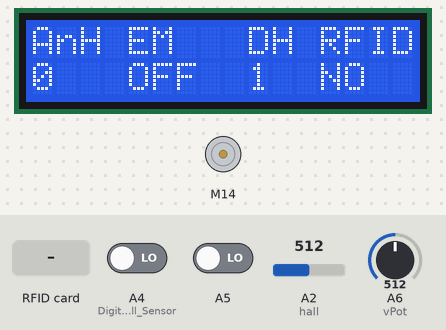
Recording of a sketch running on a simulated Arduino Nano, built with avr-gcc and run on an emulated ATmega328P. On the bench: 16×2 character LCD, DC motor (green arrow = forward, orange = backward, longer = faster). The test bench sets the inputs (shaded band); at power-on: A5 LOW, A6 (vPot) = 512, A2 (hall) = 512, A4 (Digital_Hall_Sensor) LOW.

Above: at 8.1 s.
8.2 s: RFID card 5E 7A 19 C4 held to the reader
At 9.0 s:
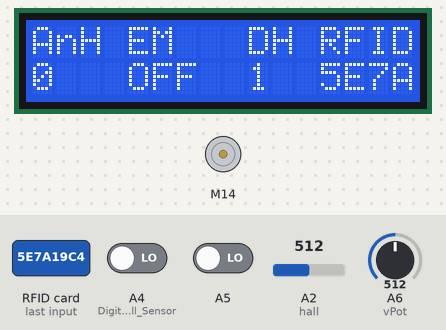
10.7 s: A5 driven HIGH
At 11.9 s:
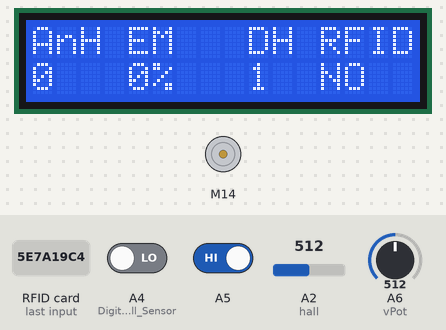
12.2 s: A6 (vPot) set to 716
At 13.3 s:
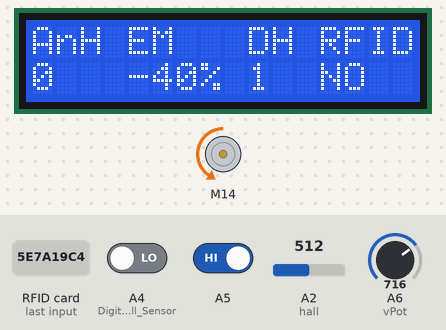
13.7 s: A2 (hall) set to 716
At 14.4 s:
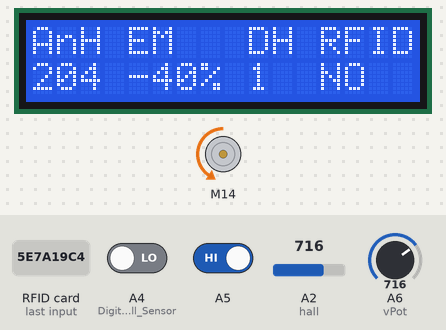
16.7 s: RFID card 5E 7A 19 C4 held to the reader
At 17.3 s:
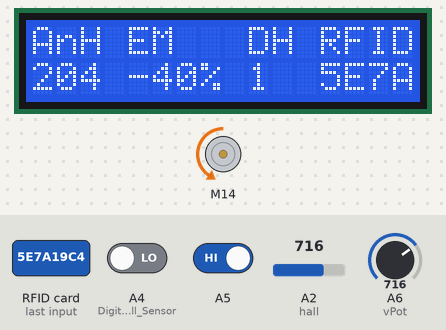
19.2 s: A6 (vPot) set to 900
At 19.9 s:
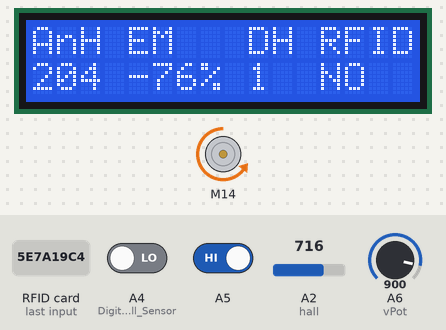
Timing chart, 0 to 21.7 s (numbered marks = the images above; inputs shaded):
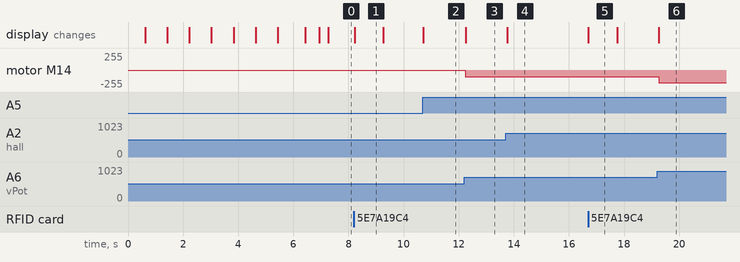

The sketch:

MDR_TestBench_Demo.ino
```cpp
/*
Arduino Code for TestBench
Connections Defined
Sample Codes used from library examples

LCD Outputs
AnH  Analog Hall Sensor Reading Value  -512 to +512 (Analog Read Value from calibrated “0”G value)
EM  Electromagnet Settings  OFF / 100% to -100% (Electromagnet Power +/- Polarity)
DH  Digital Hall Sensor Value 0 – Magnet Not Present / 1 – Magnet Present
RFID  RFID Tag Unique ID  UID Number of RFID Tag Present

Arduino Nano  MCU for Testbench. Connect sensors, motor controllers, switches, and LCD.
LCD Screen  Display hall sensor values, motor controller settings, and RFID output.
Potentiometer Controls output strength of Motor Controller for Electromagnet
Switch  Turns Electromagnet ON/OFF
12v Power 12v power input. Required for Electromagnet. Can also power the whole system .
5v Power  Power for whole system except Electromagnet.
Arm Electromagnet and RFID reader attached. Allows for free movement to mimic gantry.

*/

#include <LiquidCrystal.h>
#include <SparkFun_TB6612.h>

//LCD Connection
#define rs A3
#define en 8
#define d4 4
#define d5 5
#define d6 6
#define d7 7
LiquidCrystal lcd(rs, en, d4, d5, d6, d7);

//Analog Hall SENSOR
#define hall A2
int sensorValue;
int calibrate;

//Motor Controller
#define SW A5
#define AIN1 A0
#define AIN2 A1
#define PWMA 3
#define STBY 2
int PWR;
const int offsetA = 1;
Motor motor = Motor(AIN1, AIN2, PWMA, offsetA, STBY);
int driveStrength;  //MAX 255
#define vPot A6   //Electromagnet Power Control
#define EM_Switch A4  //Activate/Deactivate Electromagnet

// RFID
#include <SPI.h>
#include <MFRC522.h>
#define SS_PIN 10
#define RST_PIN 9
byte readCard[4];
String tagID = "";
MFRC522 mfrc522(SS_PIN, RST_PIN);

void setup() {
  pinMode(A4,INPUT); //Digital Hall Sensor
  SPI.begin();       // Initialize SPI bus
  mfrc522.PCD_Init(); // Initialize MFRC522

//Initialize LCD
  lcd.begin(16, 2);
  lcd.print("Team10 Testbench");
  delay(500);
  lcd.clear();

// Calibration Sequence Wait 4 Secs to Calibrate
  lcd.print("Calibrate HALL");
  lcd.setCursor(0,1);
  lcd.print("Remove Magnets");
  delay(800);

  lcd.clear();
  lcd.print("Remove Magnets");
  lcd.setCursor(0,1);
  lcd.print("Calibrating...");

  int var=4;
  while (var > -1) {
  //Countdown
  lcd.setCursor(15,1);
  lcd.print(var);
  var--;
  delay(800);
}
  //Calibrate so that if no Magnet Present, Reading should be 0
  calibrate = analogRead(hall);
  lcd.clear();
  lcd.print("Calibrated");
  lcd.setCursor(3,1);
  lcd.print(calibrate);
  delay(1000);
  lcd.clear();
  lcd.print("Ready");
  delay(500);
  lcd.clear();

}

void loop() {

  //Digital hall Sensor Read
  int halle;
  halle=digitalRead(A4);
  //Potentiometer Value
  int pot;
  pot = analogRead(vPot)/2;

  //Calculate EM drivestrength from POT
  driveStrength = (256-pot);
  if (driveStrength == 256){
    driveStrength = 255;
    }
  //Hall Sensor Read and Display
  sensorValue = analogRead(hall);
  lcd.setCursor(0,1);
  lcd.print("    ");
  lcd.setCursor(0,1);
  lcd.print(sensorValue-calibrate);
  lcd.setCursor(0,0);
  lcd.print("AnH");

  //Digital hall sensor Display
  lcd.setCursor(9,0);
  lcd.print("DH");
  lcd.setCursor(9,1);
  lcd.print(1-halle);

  //EM Control Power and Strength
  PWR = digitalRead(A5);

  if (PWR == 1){
  lcd.setCursor(4,0);
  lcd.print("EM");
  lcd.setCursor(4,1);
  lcd.print("     ");
  lcd.setCursor(4,1);
  lcd.print((driveStrength*100)/255);
  lcd.print("%");
  motor.drive(driveStrength);
    }
  if (PWR == 0){
  lcd.setCursor(4,0);
  lcd.print("EM");
  lcd.setCursor(4,1);
  lcd.print("     ");
  lcd.setCursor(4,1);
  lcd.print("OFF");
  motor.brake();
    }

  //RFID Display
  delay(10);
  lcd.setCursor(12,0);
  lcd.print("RFID");
  lcd.setCursor(12, 1);
  lcd.print("    ");
  lcd.setCursor(12, 1);
  //Tag Not Present
  lcd.print("NO");
  //Tag Present
  if (getID()){
    lcd.setCursor(12, 1);
    lcd.print(tagID);
      delay(1000);
      }
}


boolean getID()
{
  // Getting ready for Reading PICCs
  if ( ! mfrc522.PICC_IsNewCardPresent()) { //If a new PICC placed to RFID reader continue
  return false;
  }
  if ( ! mfrc522.PICC_ReadCardSerial()) { //Since a PICC placed get Serial and continue
  return false;
  }
  tagID = "";
  for ( uint8_t i = 0; i < 4; i++) { // The MIFARE PICCs that we use have 4 byte UID
  //readCard[i] = mfrc522.uid.uidByte[i];
  tagID.concat(String(mfrc522.uid.uidByte[i], HEX)); // Adds the 4 bytes in a single String variable
  }
  tagID.toUpperCase();
  mfrc522.PICC_HaltA(); // Stop reading
  return true;
}
```

Measured:
- after the input at 8.2 s, the display: changes at once (image 1)
- after the input at 10.7 s, the display: changes at once (image 2)
- after the input at 12.2 s, motor M14: stopped → backward 102/255 at once; the display: changes after 0.06 s (image 3)
- after the input at 13.7 s, the display: changes after 0.05 s (image 4)
- after the input at 16.7 s, the display: changes at once (image 5)
- after the input at 19.2 s, motor M14: backward 102/255 → backward 194/255 after 0.06 s; the display: changes after 0.06 s (image 6)
- what the display in image 1 shows lasts 1.1 s, from 8.2 s to 9.3 s
